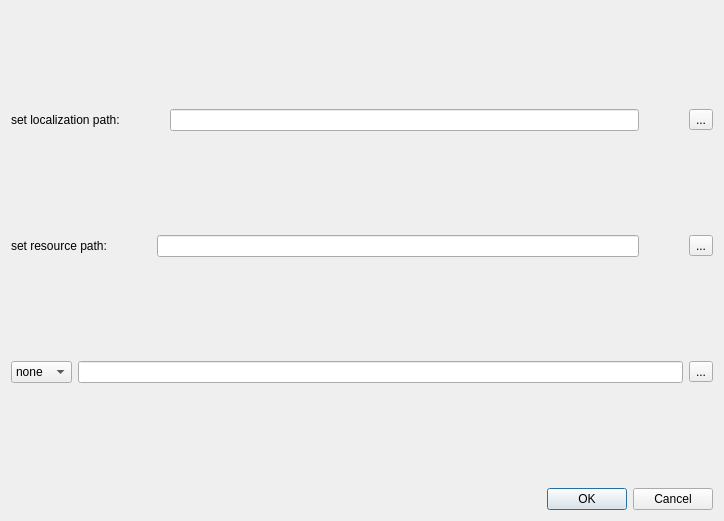
<?xml version="1.0" encoding="UTF-8"?>
<ui version="4.0">
 <class>Setting</class>
 <widget class="QDialog" name="Setting">
  <property name="geometry">
   <rect>
    <x>0</x>
    <y>0</y>
    <width>724</width>
    <height>521</height>
   </rect>
  </property>
  <property name="windowTitle">
   <string>Dialog</string>
  </property>
  <layout class="QGridLayout" name="gridLayout">
   <item row="0" column="0">
    <layout class="QVBoxLayout" name="verticalLayout">
     <item>
      <layout class="QHBoxLayout" name="horizontalLayout_6">
       <property name="spacing">
        <number>50</number>
       </property>
       <item>
        <widget class="QLabel" name="label_2">
         <property name="font">
          <font>
           <weight>50</weight>
           <bold>false</bold>
          </font>
         </property>
         <property name="text">
          <string>set localization path:</string>
         </property>
        </widget>
       </item>
       <item>
        <widget class="QLineEdit" name="localization">
         <property name="text">
          <string/>
         </property>
        </widget>
       </item>
       <item>
        <widget class="QToolButton" name="toolButton">
         <property name="text">
          <string>...</string>
         </property>
        </widget>
       </item>
      </layout>
     </item>
     <item>
      <layout class="QHBoxLayout" name="horizontalLayout_8" stretch="0,0,0">
       <property name="spacing">
        <number>50</number>
       </property>
       <item>
        <widget class="QLabel" name="label">
         <property name="text">
          <string>set resource path:</string>
         </property>
         <property name="scaledContents">
          <bool>false</bool>
         </property>
        </widget>
       </item>
       <item>
        <widget class="QLineEdit" name="resource"/>
       </item>
       <item>
        <widget class="QToolButton" name="toolButton_2">
         <property name="text">
          <string>...</string>
         </property>
        </widget>
       </item>
      </layout>
     </item>
     <item>
      <layout class="QHBoxLayout" name="horizontalLayout">
       <item>
        <widget class="QComboBox" name="unit_link_set">
         <item>
          <property name="text">
           <string>none</string>
          </property>
         </item>
         <item>
          <property name="text">
           <string>breed</string>
          </property>
         </item>
         <item>
          <property name="text">
           <string>stuff</string>
          </property>
         </item>
        </widget>
       </item>
       <item>
        <widget class="QLineEdit" name="link_set"/>
       </item>
       <item>
        <widget class="QToolButton" name="toolButton_3">
         <property name="text">
          <string>...</string>
         </property>
         <property name="popupMode">
          <enum>QToolButton::DelayedPopup</enum>
         </property>
        </widget>
       </item>
      </layout>
     </item>
     <item>
      <layout class="QVBoxLayout" name="verticalLayout_2"/>
     </item>
     <item>
      <layout class="QHBoxLayout" name="horizontalLayout_5">
       <property name="spacing">
        <number>0</number>
       </property>
       <property name="sizeConstraint">
        <enum>QLayout::SetDefaultConstraint</enum>
       </property>
       <property name="leftMargin">
        <number>100</number>
       </property>
       <property name="rightMargin">
        <number>100</number>
       </property>
       <property name="bottomMargin">
        <number>0</number>
       </property>
      </layout>
     </item>
    </layout>
   </item>
   <item row="1" column="0">
    <widget class="QDialogButtonBox" name="buttonBox">
     <property name="orientation">
      <enum>Qt::Horizontal</enum>
     </property>
     <property name="standardButtons">
      <set>QDialogButtonBox::Cancel|QDialogButtonBox::Ok</set>
     </property>
    </widget>
   </item>
  </layout>
 </widget>
 <resources/>
 <connections>
  <connection>
   <sender>buttonBox</sender>
   <signal>accepted()</signal>
   <receiver>Setting</receiver>
   <slot>when_button_accepted()</slot>
   <hints>
    <hint type="sourcelabel">
     <x>578</x>
     <y>254</y>
    </hint>
    <hint type="destinationlabel">
     <x>157</x>
     <y>274</y>
    </hint>
   </hints>
  </connection>
  <connection>
   <sender>buttonBox</sender>
   <signal>rejected()</signal>
   <receiver>Setting</receiver>
   <slot>reject()</slot>
   <hints>
    <hint type="sourcelabel">
     <x>646</x>
     <y>260</y>
    </hint>
    <hint type="destinationlabel">
     <x>286</x>
     <y>274</y>
    </hint>
   </hints>
  </connection>
  <connection>
   <sender>toolButton</sender>
   <signal>clicked()</signal>
   <receiver>Setting</receiver>
   <slot>quick_type_local()</slot>
   <hints>
    <hint type="sourcelabel">
     <x>695</x>
     <y>29</y>
    </hint>
    <hint type="destinationlabel">
     <x>361</x>
     <y>149</y>
    </hint>
   </hints>
  </connection>
  <connection>
   <sender>toolButton_2</sender>
   <signal>clicked()</signal>
   <receiver>Setting</receiver>
   <slot>quick_type_res()</slot>
   <hints>
    <hint type="sourcelabel">
     <x>695</x>
     <y>94</y>
    </hint>
    <hint type="destinationlabel">
     <x>361</x>
     <y>149</y>
    </hint>
   </hints>
  </connection>
  <connection>
   <sender>unit_link_set</sender>
   <signal>activated(QString)</signal>
   <receiver>Setting</receiver>
   <slot>change_link_set()</slot>
   <hints>
    <hint type="sourcelabel">
     <x>45</x>
     <y>230</y>
    </hint>
    <hint type="destinationlabel">
     <x>361</x>
     <y>260</y>
    </hint>
   </hints>
  </connection>
  <connection>
   <sender>toolButton_3</sender>
   <signal>clicked()</signal>
   <receiver>Setting</receiver>
   <slot>quick_type_unit_type()</slot>
   <hints>
    <hint type="sourcelabel">
     <x>695</x>
     <y>230</y>
    </hint>
    <hint type="destinationlabel">
     <x>361</x>
     <y>260</y>
    </hint>
   </hints>
  </connection>
 </connections>
 <slots>
  <slot>quick_type_local()</slot>
  <slot>quick_type_res()</slot>
  <slot>when_button_accepted()</slot>
  <slot>change_link_set()</slot>
  <slot>quick_type_unit_type()</slot>
 </slots>
</ui>
